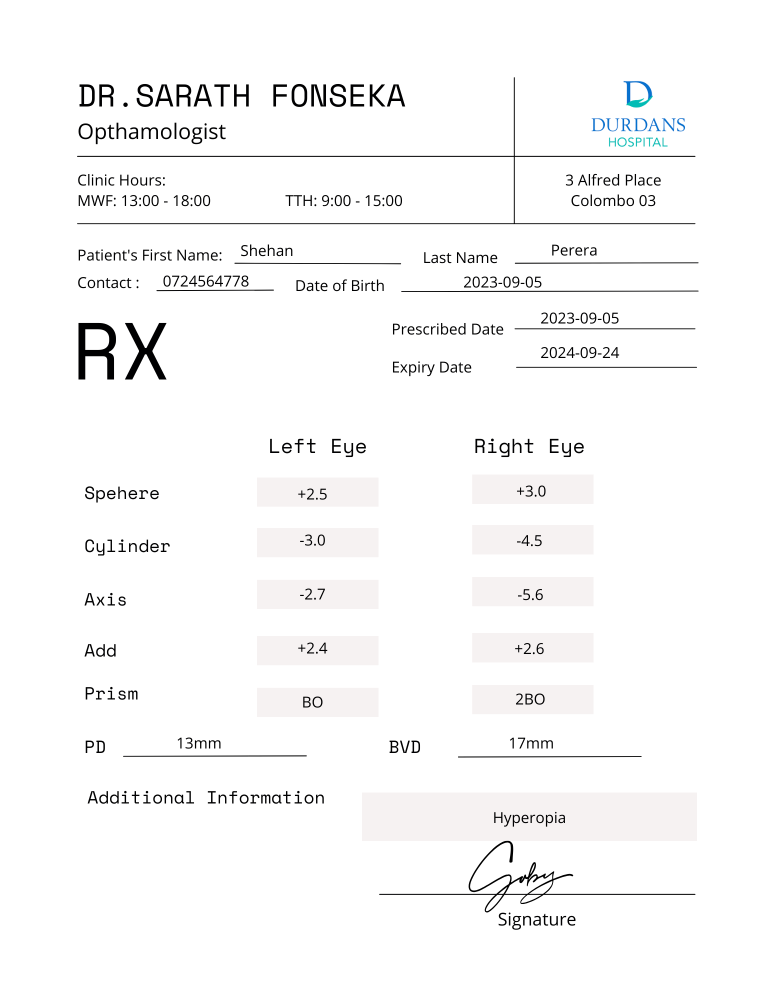
#> input picture backend/controllers/Query.png, 1545 x 2000 px, found by its file name (shown at 1/2 size)
$ python main.py
#> lines starting #> are read from the running program, lines starting #| are printed output that depends on the picture
import cv2
import numpy as np
import pytesseract
import os

import tkinter as tk
from tkinter import filedialog

import json  # Add the json module for JSON formatting
import requests  # Add requests module for making HTTP requests

# Initialize an empty dictionary to store the extracted data
extracted_data = {}

file_path = "G:/Personal Projects/Mern with Python/backend/controllers/Query.png"
# Create a Tkinter root window (it won't be shown)
# root = tk.Tk()
# root.withdraw()  # Hide the main root window

# Use a file dialog to let the user select the image file
# file_path = filedialog.askopenfilename(title="Select Image", filetypes=[("Image Files", "*.png *.jpg *.jpeg")])
# print("Path of Query Image " + file_path )
# Check if the user selected a file
if not file_path:
    print("No image selected. Exiting...")
    exit(1)


# C:\Program Files\Tesseract-OCR
# path = 'Query.png'
per = 25


# ------------------------------------------------------------
# roi - Region Of Interest
roi = [[(472, 480), (800, 530), 'text', 'First Name'],
       [(1032, 482), (1394, 526), 'text', 'Last Name'],
       [(314, 546), (544, 582), 'text', 'Contact Number'],
       [(804, 550), (1392, 584), 'date', 'Date of Birth'],
       [(148, 146), (824, 234), 'text', 'Doctor Name'],
       [(1168, 226), (1382, 302), 'text', 'Hospital Name'],
       [(1030, 616), (1386, 660), 'date', 'Prescribe Date'],
       [(1032, 692), (1384, 734), 'date', 'Expiry Date'],
       [(516, 954), (754, 1014), 'number', 'Left Spehere'],
       [(948, 950), (1186, 1004), 'number', 'Right Spehere'],
       [(516, 1060), (758, 1112), 'number', 'left Cylinder'],
       [(946, 1050), (1188, 1112), 'number', 'Right Cylinder'],
       [(514, 1162), (756, 1220), 'number', 'Left Axis'],
       [(944, 1158), (1186, 1212), 'number', 'Right Axis'],
       [(518, 1274), (760, 1330), 'number', 'Left Add'],
       [(948, 1272), (1186, 1324), 'number', 'Right Add'],
       [(512, 1376), (758, 1434), 'text', 'Left Prism'],
       [(944, 1370), (1186, 1432), 'text', 'Right Prism'],
       [(246, 1472), (612, 1510), 'text', 'PD'],
       [(916, 1466), (1278, 1512), 'text', 'BVD']]

pytesseract.pytesseract.tesseract_cmd = 'C:\\Program Files\\Tesseract-OCR\\tesseract.exe'

imgQ = cv2.imread(file_path)
#> imgQ is the input picture: shape (2000, 1545, 3); mean B, G, R 248.6, 248.5, 248.7

# -------------- comment ----------
if imgQ is None:
    print(f"Error: Unable to read the image file at path: {file_path}")
    exit(1)

h, w, c = imgQ.shape
#> h = 2000; w = 1545; c = 3

# creates an ORB detector with a maximum of 1000 keypoints.
orb = cv2.ORB_create(1000)
# find key point and coresponding descriptors from the resized input image
kp1, des1 = orb.detectAndCompute(imgQ, None)
#> kp1 = 1000 keypoints; strongest (x, y, size): (1164, 360, 31), (904, 740, 31), (1279, 366, 31), (968, 664, 31)
# imgKp1 = cv2.drawKeypoints(imgQ, kp1, None)
# cv2.imshow("Key Points", imgKp1)

# -------------------------------------------------------------------------------------------------------------------------------------------
# Use a file dialog to let the user select a directory
# directory_path = filedialog.askdirectory(title="Select Directory")
directory_path = "G:/Personal Projects/Mern with Python/backend/controllers/UserForms"


# path = 'UserForms'
myPicList = os.listdir(directory_path)
print(myPicList)
for j, y in enumerate(myPicList):
    img = cv2.imread(directory_path + "/" + y)
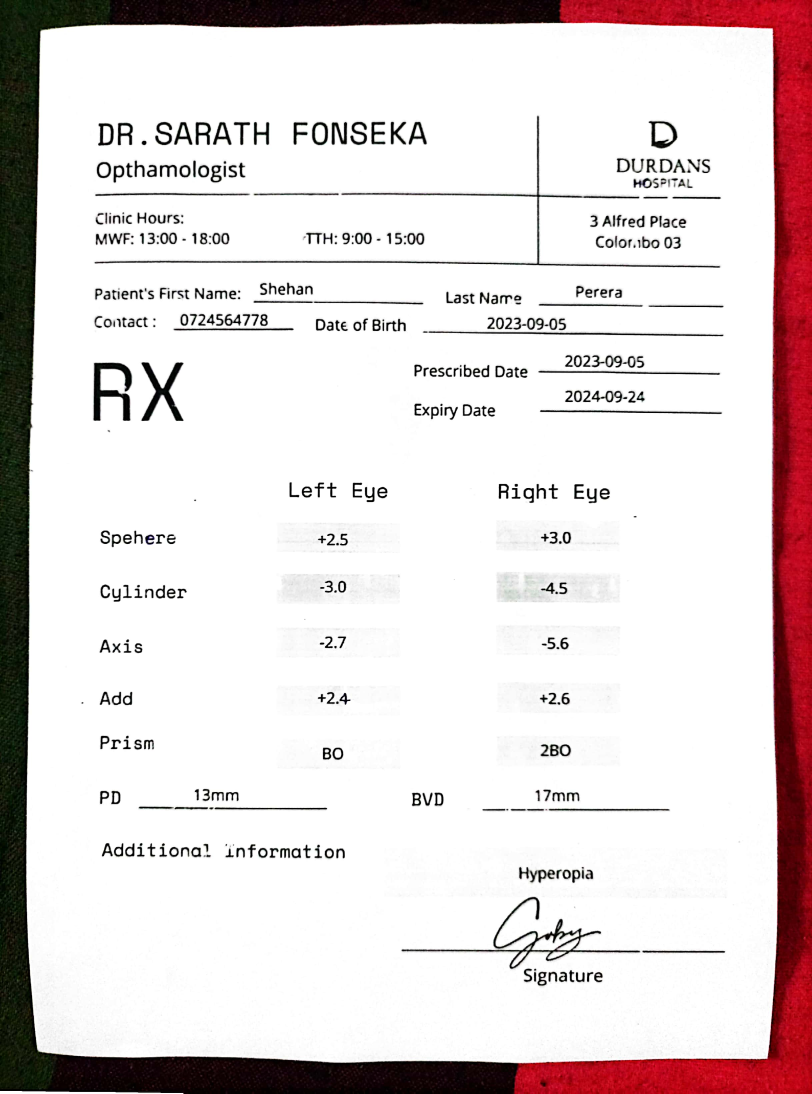
#> input picture backend/controllers/UserForms/PrescriptionCamPhoto1.jpg, 2436 x 3280 px, found by its file name (shown at 1/3 size)
#> img is the input picture: shape (3280, 2436, 3); mean B, G, R 215.1, 214.9, 224.4
    # img = cv2.resize(img, (w//3, h//3))
    # cv2.imshow(y, img)

    kp2, des2 = orb.detectAndCompute(img, None)
#> kp2 = 1000 keypoints; strongest (x, y, size): (1547, 1456, 64.3), (1550, 1455, 53.6), (970, 1450, 31), (1322, 1214, 37.2)

    # Brute-Force Matcher to match the descriptors of the current image (des2) with the descriptors of the reference image (des1).
    bf = cv2.BFMatcher(cv2.NORM_HAMMING)
    matches = bf.match(des2, des1)
#> matches = 1000 matches
    matches = list(matches)
    # matches are sorted by distance in ascending order.
    matches.sort(key=lambda x: x.distance)
    # Give us 25% of the best matches
    good = matches[:int(len(matches)*(per/100))]
#> good = 250 matches

    imgMatch = cv2.drawMatches(img, kp2, imgQ, kp1, good[:50], None, flags=2)
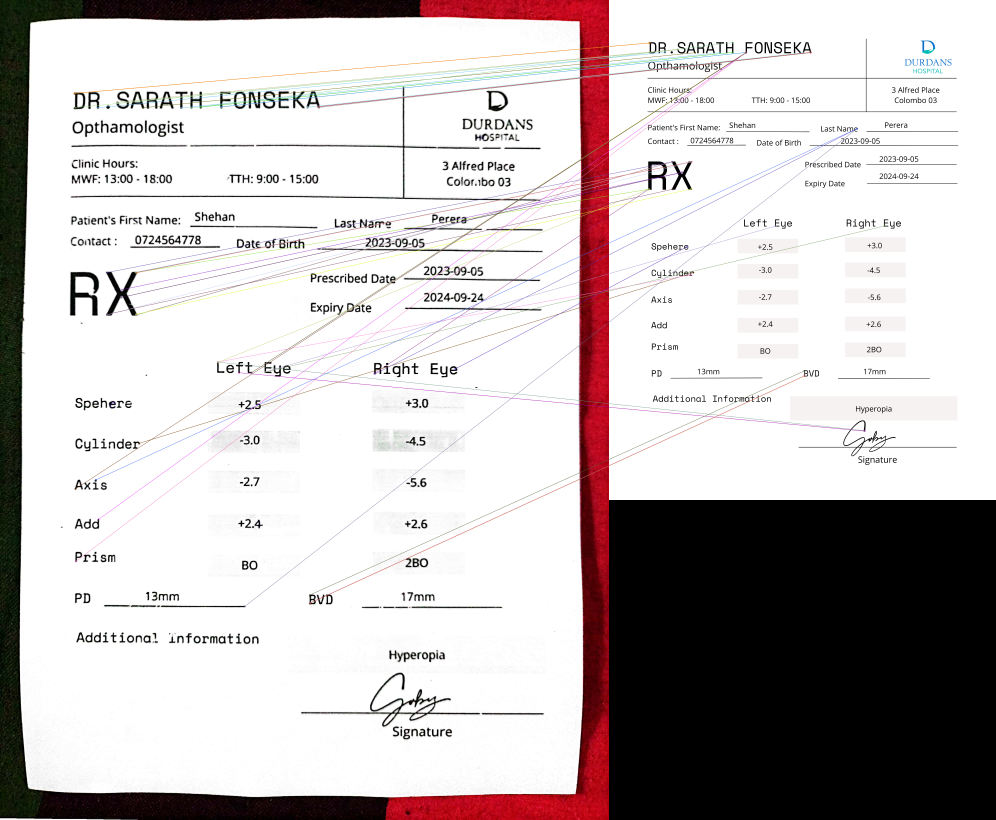
#> imgMatch: shape (3280, 3981, 3) (shown at 1/4 size); mean B, G, R 189.5, 189.3, 195.2
    # imgMatch = cv2.resize(imgMatch, (w // 3, h // 3))
    # cv2.imshow(y, imgMatch)

    srcPoints = np.float32(
        [kp2[m.queryIdx].pt for m in good]).reshape(-1, 1, 2)
#> srcPoints = 250 rows, first 8: [883.4, 428], [541.1, 1089.3], [1497, 1494], [544.9, 1259.1], [546, 1259.7], [545.4, 1258.7], [543.4, 1257.1], [870.9, 1448.1]
    dstPoints = np.float32(
        [kp1[m.trainIdx].pt for m in good]).reshape(-1, 1, 2)
#> dstPoints = 250 rows, first 8: [547.8, 209.1], [327.6, 647], [157.6, 756.9], [252, 646.6], [252, 646.8], [252, 646.6], [328.3, 755.1], [1021, 1722.2]

    M, _ = cv2.findHomography(srcPoints, dstPoints, cv2.RANSAC, 5.0)
#> M = [[0.667, 0.00515, -38.74], [0.000926, 0.666, -75.2], [5.5e-06, 6.36e-06, 1]]
    imgScan = cv2.warpPerspective(img, M, (w, h))
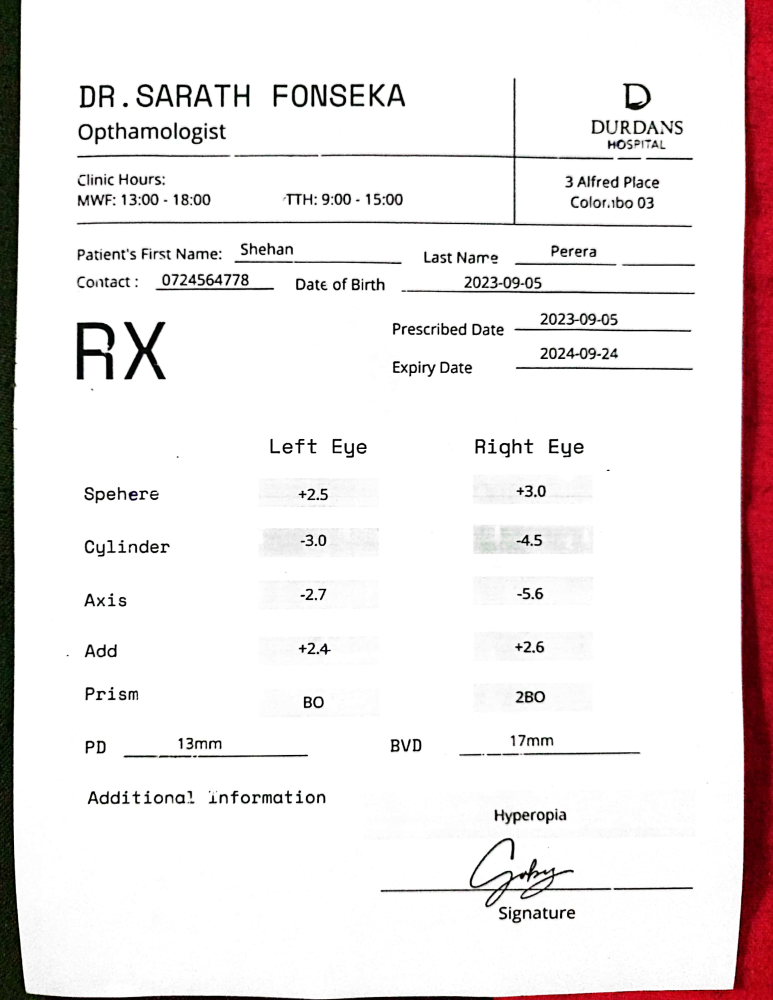
#> imgScan: shape (2000, 1545, 3) (shown at 1/2 size); mean B, G, R 231.5, 231.4, 236.8

    # imgScan = cv2.resize(imgScan, (w//3, h//3))
    # cv2.imshow(y, imgScan)

    imgShow = imgScan.copy()
    imgMask = np.zeros_like(imgShow)

    myData = []  # each of the form data will store(append) in this array

    print(f'############# Extracting data from Form {j} ###############')

    for x, r in enumerate(roi):
        cv2.rectangle(imgMask, (r[0][0], r[0][1]),
                      (r[1][0], r[1][1]), (0, 255, 0), cv2.FILLED)
        imgShow = cv2.addWeighted(imgShow, 0.99, imgMask, 0.1, 0)

        # Croping highlighted texts (width, height)
        imgCrop = imgScan[r[0][1]:r[1][1], r[0][0]: r[1][0]]
        # cv2.imshow(str(x), imgCrop)

        if r[2] == 'text' or r[2] == 'number' or 'date':
            # Remove leading/trailing whitespace, including newlines
#> (the run stopped early here; a loop or call above may not have finished)
